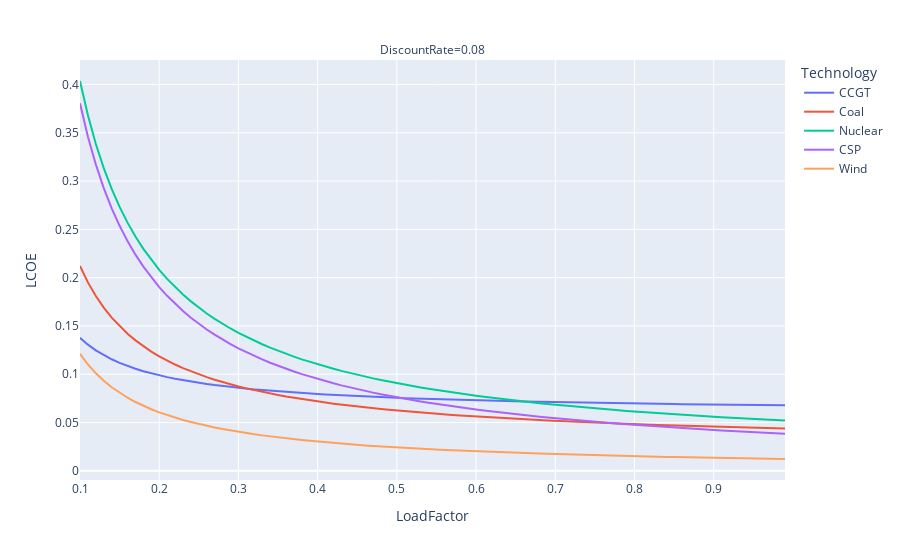

The code cell stored with this chart in its notebook:
### Markdown cell above
First, we'll use our new function to compare multiple technologies under their central operating characteristics, and explore how that changes under different discount rates.

### Code cell
# Here we create an array of load factors from 0.1 to 1.0 in steps of 0.01
load_factors = np.arange(0.1, 1.0, 0.01)
# We set the discount rate to a fixed value for the moment
discount_rate = [0.08] # %

# CCGT plant parameters
technical_lifetime = [25] # years
station_size = [750000]  # kW
fuel_price = [0.03] # €/kWh
overnight_cost = [750]  # €/kW
fixed_om_cost = [3.0] # €/kW
fuel_efficiency = [0.5]

ccgt_results = lcoe_params(
    station_size, overnight_cost, fixed_om_cost, load_factors, fuel_efficiency, 
    fuel_price, discount_rate, technical_lifetime, technology='CCGT')

# Coal plants
technical_lifetime = [35] # years
station_size = [1000000] # kW
fuel_price = [0.01] # €/kWh
overnight_cost = [2000]  # €/kW
fixed_om_cost = [5.0] # €/kW
fuel_efficiency = [0.4]

coal_results = lcoe_params(
    station_size, overnight_cost, fixed_om_cost, load_factors, fuel_efficiency, 
    fuel_price, discount_rate, technical_lifetime, technology='Coal')

# Nuclear plants
technical_lifetime = [50] # years
station_size = [1200000] # kW
fuel_price = [0.005] # €/kWh
overnight_cost = [4500]  # €/kW
fixed_om_cost = [2.0] # €/kW
fuel_efficiency = [0.4]

nuclear_results = lcoe_params(
    station_size, overnight_cost, fixed_om_cost, load_factors, fuel_efficiency, 
    fuel_price, discount_rate, technical_lifetime, technology='Nuclear')

# Concentrating solar power
technical_lifetime = [25] # years
station_size = [500000] # kW
fuel_price = [0.0] # €/kWh
overnight_cost = [3785]  # €/kW
fixed_om_cost = [5.0] # €/kW
fuel_efficiency = [1.0]

csp_results = lcoe_params(
    station_size, overnight_cost, fixed_om_cost, load_factors, fuel_efficiency, 
    fuel_price, discount_rate, technical_lifetime, technology='CSP')

# Wind turbines
technical_lifetime = [25] # years
station_size = [200000] # kW
fuel_price = [0.0] # €/kWh
overnight_cost = [1200]  # €/kW
fixed_om_cost = [2.0] # €/kW
fuel_efficiency = [1.0]

wind_results = lcoe_params(
    station_size, overnight_cost, fixed_om_cost, load_factors, fuel_efficiency, 
    fuel_price, discount_rate, technical_lifetime, technology='Wind')


plotting = pd.DataFrame(ccgt_results + coal_results + nuclear_results + csp_results + wind_results)
ex.line(plotting,x='LoadFactor', y='LCOE', color='Technology', facet_col='DiscountRate')
